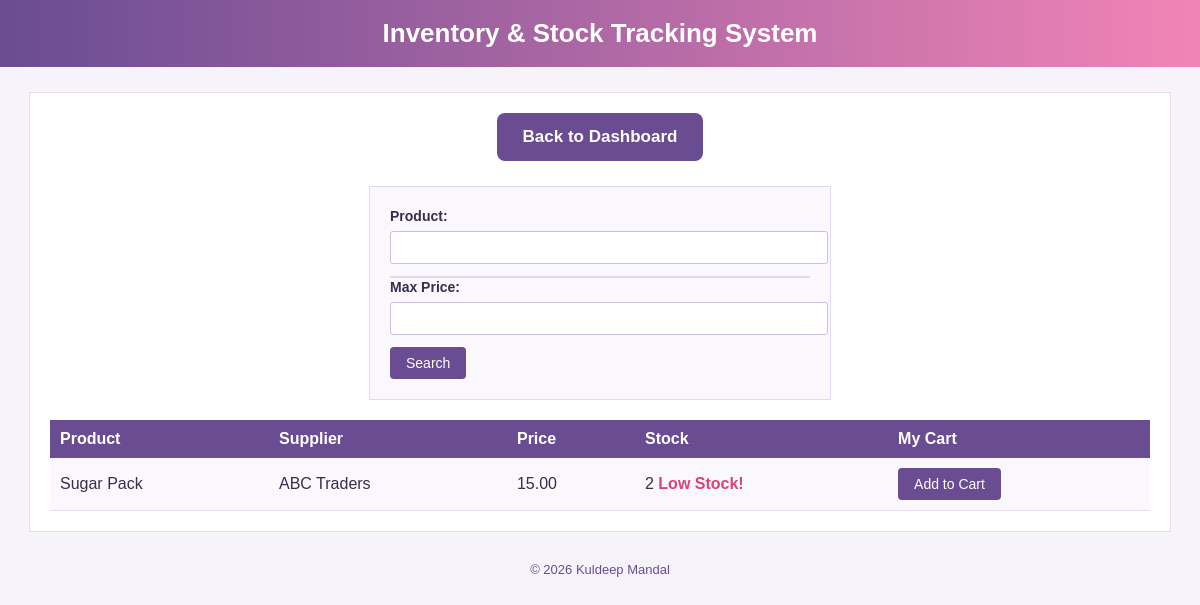
/search.php?product=Sugar Pack, run on the app's committed database.
### tables this page shows
CREATE TABLE `products` (
  `id` int(11) NOT NULL,
  `product_name` varchar(100) NOT NULL,
  `supplier` varchar(100) NOT NULL,
  `price` decimal(10,2) NOT NULL,
  `stock` int(11) NOT NULL,
  `created_at` timestamp NOT NULL DEFAULT current_timestamp()
);

### public/search.php (the view, shortened to what this page needs)
<?php
require '../config/db.php';
include '../includes/header.php';
$results = [];
$query = "SELECT * FROM products WHERE 1";
$params = [];
if (!empty($_GET['product'])) {
    $query .= " AND product_name LIKE ?";
    $params[] = "%" . $_GET['product'] . "%";
}
if (!empty($_GET['product']) || !empty($_GET['max_price'])) {
    $stmt = $pdo->prepare($query);
    $stmt->execute($params);
    $results = $stmt->fetchAll();
}
?>
<div class="top-nav">
    <button onclick="window.location.href='index.php'">Back to Dashboard</button>
</div>
<div class="form-box">
<form method="get">
    <label for="productInput">Product:</label>
    <input type="text" name="product" id="productInput" autocomplete="off">
    <div id="suggestions"></div>
    <label for="max_price">Max Price:</label>
    <input type="number" step="1" name="max_price" id="max_price">
    <button type="submit">Search</button>
</form>
</div>
<?php if (!empty($results)): ?>
<table>
<tr>
    <th>Product</th>
    <th>Supplier</th>
    <th>Price</th>
    <th>Stock</th>
    <th>My Cart</th>
</tr>
<?php foreach ($results as $r): ?>
<tr>
    <td><?= htmlspecialchars($r['product_name']) ?></td>
    <td><?= htmlspecialchars($r['supplier']) ?></td>
    <td><?= $r['price'] ?></td>
    <td>
        <?= $r['stock'] ?>
        <?php if ($r['stock'] < 10): ?>
            <span class="low-stock"> Low Stock!</span>
        <?php endif; ?>
    </td>
    <td>
        <?php if ($r['stock'] > 0): ?>
            <a href="cart.php?id=<?= $r['id'] ?>">
                <button>Add to Cart</button>
            </a>
        <?php else: ?>
            Out of stock
        <?php endif; ?>
    </td>
</tr>
<?php endforeach; ?>
</table>
<?php endif; ?>
<?php include '../includes/footer.php'; ?>

### assets/css/style.css (style rules this page uses)
body { font-family: Arial, Helvetica, sans-serif; background-color: #f7f3fb; margin: 0; padding: 0; color: #3a2c4d; }
.top-nav { margin-bottom: 15px; }
.top-nav button { font-size: 17px; padding: 14px 26px; border-radius: 8px; font-weight: bold; }
button { background-color: #6a4c93; color: white; border: none; padding: 8px 16px; cursor: pointer; font-size: 14px; border-radius: 4px; }
table { width: 100%; border-collapse: collapse; margin-top: 15px; }
th { background-color: #6a4c93; color: white; padding: 10px; text-align: left; }
td { padding: 10px; border-bottom: 1px solid #e6ddf3; }
tr:nth-child(even) { background-color: #faf7fd; }
.low-stock { color: #d64575; font-weight: bold; }
.form-box { max-width: 420px; margin: 20px auto; padding: 20px; border: 1px solid #e3d9f2; background-color: #faf7fd; }
label { font-weight: bold; font-size: 14px; }
input { width: 100%; padding: 8px; margin-top: 6px; margin-bottom: 12px; border: 1px solid #cdbfe3; border-radius: 3px; }
.top-nav { text-align: center; margin-bottom: 25px; }
#suggestions { border: 1px solid #e3d9f2; max-width: 420px; background-color: #ffffff; }

### data on the page
products: product_name "Sugar Pack", supplier "ABC Traders", price "15.00", stock "2", shows "Low Stock!"
